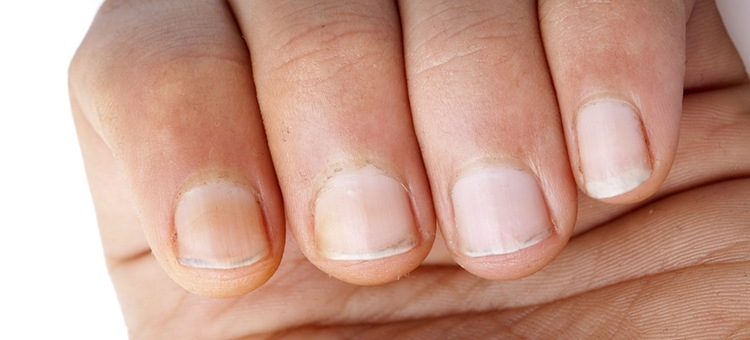
#> input picture Semester_1/Lesson_6/nails_segmentation/images/09aefeec-e05f-11e8-87a6-0242ac1c0002.jpg, 750 x 340 px, given in place of the camera
$ python Red_Green_Light.py
#> lines starting #> are read from the running program, lines starting #| are printed output that depends on the picture; after the words box and inside, x2 and y2 are one past the last pixel; in counts of white or black regions, pixels touching at a corner belong together
import cv2
import time

def getMask(fg_mask):
    blured_mask = cv2.GaussianBlur(fg_mask, (3, 3), 3)
    _, mask_thresh = cv2.threshold(blured_mask, 180, 255, cv2.THRESH_BINARY)
    # вычисление ядра
    kernel = cv2.getStructuringElement(cv2.MORPH_ELLIPSE, (3, 3))
    # Apply erosion
    mask_eroded = cv2.morphologyEx(mask_thresh, cv2.MORPH_OPEN, kernel)
    return mask_eroded

def getContours(mask_eroded):
    contours, _ = cv2.findContours(mask_eroded, cv2.RETR_EXTERNAL, cv2.CHAIN_APPROX_SIMPLE)
    min_contour_area = 1000  # Define your minimum area threshold
    contours = [cnt for cnt in contours if cv2.contourArea(cnt) > min_contour_area]
    return contours

def getRectangles(movements_contours, frame_out):
    for cnt in movements_contours:
        x, y, w, h = cv2.boundingRect(cnt)
        frame_out = cv2.rectangle(frame_out, (x, y), (x+w, y+h), (0, 0, 255), 3)

backSub = cv2.createBackgroundSubtractorMOG2()
cap = cv2.VideoCapture(0)
timing = time.time()
detecting = True
while True:
    ret, frame = cap.read()
#> frame is the input picture: shape (340, 750, 3); mean B, G, R 140.8, 157, 200.3
    if ret == False:
        break

    change = time.time() - timing >= 3
    if change:
        detecting = not detecting
        timing = time.time()

    fg_mask = backSub.apply(frame)
#> fg_mask: shape (340, 750); every value is 127
    frame_out = frame.copy()
    if detecting:
        h, w = frame_out.shape[:2]
#> h = 340; w = 750
        frame_out = cv2.rectangle(frame_out, (0, 0), (w - 1, h - 1), (0, 255, 0), cv2.FILLED)
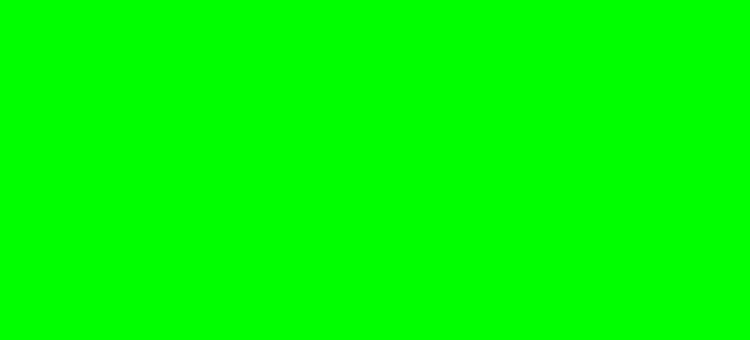
#> frame_out: shape (340, 750, 3); mean B, G, R 0, 255, 0
        movements_mask = getMask(fg_mask)
#> in getMask, `_, mask_thresh = cv2.threshold(blured_mask, 180, 255, cv2.THRESH_BINARY)`: mask_thresh: shape (340, 750); every value is 0
        movements_contours = getContours(movements_mask)
#> in getContours, `contours, _ = cv2.findContours(mask_eroded, cv2.RETR_EXTERNAL, cv2.CHA..`: contours = []
#> movements_contours = []
        #getRectangles(movements_contours, frame)
        frame_out = cv2.drawContours(frame_out, movements_contours, -1, (0, 0, 255), cv2.FILLED)

    if detecting:
        cv2.putText(frame_out, 'Red light', (10, 50), cv2.FONT_HERSHEY_SIMPLEX, 1, (0, 0, 255), 2)
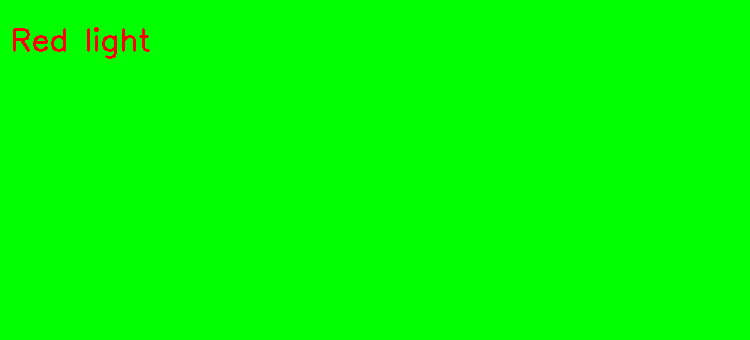
#> frame_out: shape (340, 750, 3); 0.41% of pixels changed, all inside (x1, y1, x2, y2) = (13, 27, 150, 59)
    else:
        cv2.putText(frame_out, 'Green light', (10, 50), cv2.FONT_HERSHEY_SIMPLEX, 1, (0, 255, 0), 2)

    cv2.imshow('cam', frame_out)
    key = cv2.waitKey(20)
#> (key Esc is pressed here)
    if key == 27:
        break

cv2.destroyAllWindows()
cap.release()
